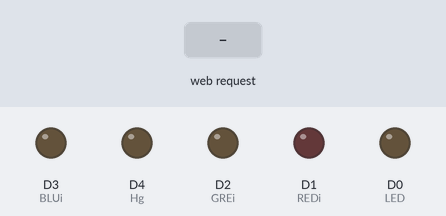
The sketch below on a simulated ESP8266 (NodeMCU). Shown: output pins drawn as LEDs (lit = HIGH). Inputs (shaded band) come from the test bench. WiFi joins after 1.5 s; servers stay silent unless stated; what the sketch prints to the serial monitor is not drawn.

Above: at 2.7 s.
2.8 s: HTTP request GET /red received
At 4.0 s:
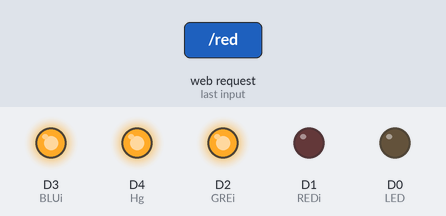
4.3 s: HTTP request GET /blue received
At 5.4 s:
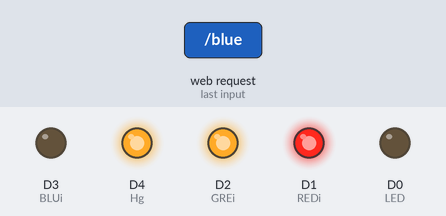
5.8 s: HTTP request GET /green received
At 6.5 s:
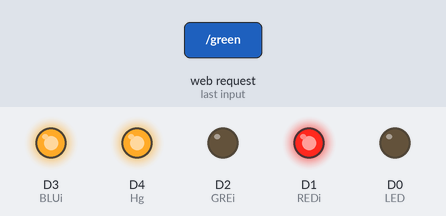
Timing chart, 0 to 8.8 s (numbered marks = the images above; inputs shaded):
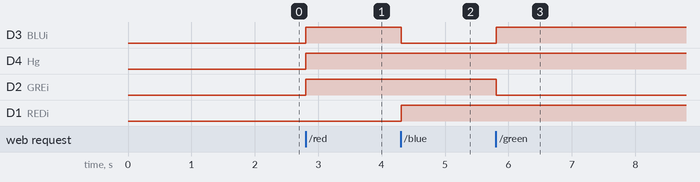

The sketch:

esp8266.ino
```cpp
/*********
  Rui Santos
  Complete project details at https://randomnerdtutorials.com
*********/

// Load Wi-Fi library
#include <ESP8266WiFi.h>

// Replace with your network credentials
const char* ssid     = "{WIFI NAME}";
const char* password = "{WIFI PASSWORD}";

// Set web server port number to 80
WiFiServer server(80);

// Variable to store the HTTP request
String header;

// Auxiliar variables to store the current output state
String output5State = "off";
String output4State = "off";

// Current time
unsigned long currentTime = millis();
// Previous time
unsigned long previousTime = 0;
// Define timeout time in milliseconds (example: 2000ms = 2s)
const long timeoutTime = 2000;

void setup() {
  Serial.begin(115200);

  // Connect to Wi-Fi network with SSID and password
  Serial.print("Connecting to ");
  Serial.println(ssid);
  WiFi.begin(ssid, password);
  while (WiFi.status() != WL_CONNECTED) {
    delay(500);
    Serial.print(".");
  }
  // Print local IP address and start web server
  Serial.println("");
  Serial.println("WiFi connected.");
  Serial.println("IP address: ");
  Serial.println(WiFi.localIP());
  server.begin();

  ledSetup();
}

void loop(){
  WiFiClient client = server.available();   // Listen for incoming clients

  if (client) {                             // If a new client connects,
    Serial.println("New Client.");          // print a message out in the serial port
    String currentLine = "";                // make a String to hold incoming data from the client
    currentTime = millis();
    previousTime = currentTime;
    while (client.connected() && currentTime - previousTime <= timeoutTime) { // loop while the client's connected
      currentTime = millis();
      if (client.available()) {             // if there's bytes to read from the client,
        char c = client.read();             // read a byte, then
        Serial.write(c);                    // print it out the serial monitor
        header += c;
        if (c == '\n') {                    // if the byte is a newline character
          // if the current line is blank, you got two newline characters in a row.
          // that's the end of the client HTTP request, so send a response:
          if (currentLine.length() == 0) {
            // HTTP headers always start with a response code (e.g. HTTP/1.1 200 OK)
            // and a content-type so the client knows what's coming, then a blank line:
            client.println("HTTP/1.1 200 OK");
            client.println("Content-type:application/json");
            client.println("Connection: close");
            client.println();

            // Here we handle local logic.
            if (header.indexOf("GET /red") >= 0) {
              Serial.println("Turning On Red!");
              redOn();
            }else if (header.indexOf("GET /off") >= 0) {
              Serial.println("Turning Off!");
              allOff();
            }else if (header.indexOf("GET /blue") >= 0) {
              Serial.println("Turning Off!");
              blueOn();
            }else if (header.indexOf("GET /green") >= 0) {
              Serial.println("Turning Off!");
              greenOn();
            }


            // Build the body
            client.println("{\"body\":\"text\"}");

            // The HTTP response ends with another blank line
            client.println();
            // Break out of the while loop
            break;
          } else { // if you got a newline, then clear currentLine
            currentLine = "";
          }
        } else if (c != '\r') {  // if you got anything else but a carriage return character,
          currentLine += c;      // add it to the end of the currentLine
        }
      }
    }
    // Clear the header variable
    header = "";
    // Close the connection
    client.stop();
    Serial.println("Client disconnected.");
    Serial.println("");
  }
}
```

_ledFunctions.ino
```cpp
#define LED D0  // Led in NodeMCU at pin GPIO16 (D0).

#define REDi D1
#define GREi D2
#define BLUi D3
#define Hg D4

int maxVal = 255;

void ledSetup(){
  pinMode(LED, OUTPUT);
  pinMode(REDi, OUTPUT);
  pinMode(GREi, OUTPUT);
  pinMode(BLUi, OUTPUT);
  pinMode(Hg, OUTPUT);
}


void ledOn(){
  digitalWrite(LED, LOW);
}

void ledOff(){
  digitalWrite(LED, HIGH);
}

void redOn() {
  setBrightness(Hg, maxVal);
  setBrightness(REDi, 0);
  setBrightness(GREi, maxVal);
  setBrightness(BLUi, maxVal);
}

void greenOn() {
  setBrightness(Hg, maxVal);
  setBrightness(REDi, maxVal);
  setBrightness(GREi, 0);
  setBrightness(BLUi, maxVal);
}

void blueOn() {
  setBrightness(Hg, maxVal);
  setBrightness(REDi, maxVal);
  setBrightness(GREi, maxVal);
  setBrightness(BLUi, 0);
}

void allOff() {
  setBrightness(Hg, 0);
  setBrightness(REDi, 0);
  setBrightness(GREi, 0);
  setBrightness(BLUi, 0);
}

void setBrightness(int led, int brightness) {
  analogWrite(led, brightness);
}
```

_ledLogic.ino
```cpp
void ledLoop(int itr){
  switch(itr % 4){
    case 0:
      allOff();
      ledOn();
      break;
    case 1:
      redOn();
      ledOff();
      break;
    case 2:
      blueOn();
      ledOff();
      break;
    case 3:
      greenOn();
      ledOff();
      break;

  }
}
```

Measured:
- after the input at 2.8 s, D3 (BLUi), D4 (Hg), D2 (GREi): LOW → HIGH at once
- after the input at 4.3 s, D3 (BLUi): HIGH → LOW at once; D1 (REDi): LOW → HIGH at once
- after the input at 5.8 s, D3 (BLUi): LOW → HIGH at once; D2 (GREi): HIGH → LOW at once
